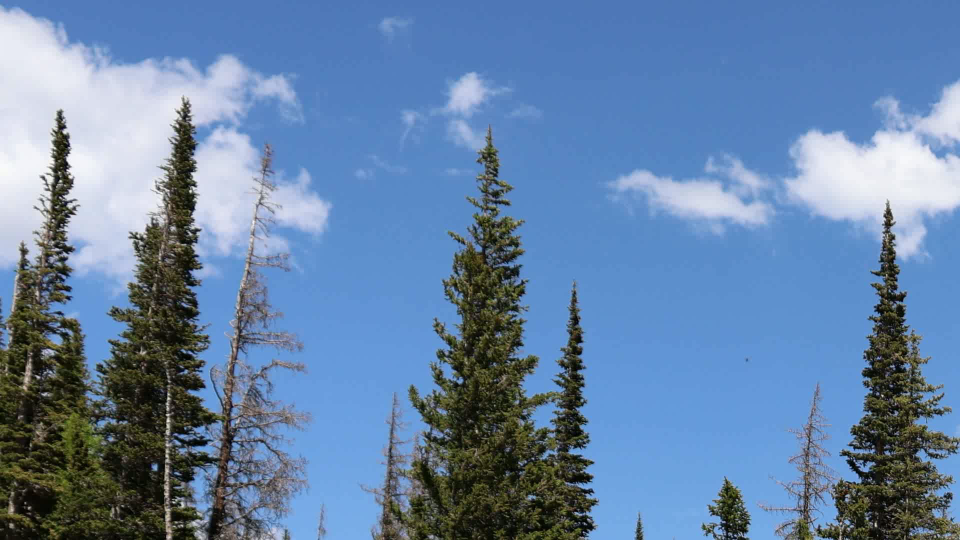
#> input picture extracted_frames/forest1/frame_0.png, 1920 x 1080 px (shown at 1/2 size)
$ python -i video_stitcher.py   (imports and definitions only)
#> lines starting #> are read from the running program, lines starting #| are printed output that depends on the picture
import cv2
import numpy as np
from feature_matching import detect_and_match_features, find_transformation

# [140 lines left out: functions stitch_images_linear, stitch_images_stack, not called in this run]


def stitch_images_divide_conquer(frames):
    print("cur_recurrence level: ", len(frames))
    if(len(frames) == 0):
        return None
    if(len(frames) == 1):
        return frames[0]
    if(len(frames) == 2):
        return stitch_two_frames(frames[1], frames[0], 50000)

    mid = len(frames) // 2
    left_res = stitch_images_divide_conquer(frames[:mid])
    right_res = stitch_images_divide_conquer(frames[mid:])

    return stitch_two_frames(right_res, left_res, 50000)

def stitch_two_frames(reference_panorama_highres, cur_frame_highres, feature_num=10000, scale_factor=0.5):
    # Create low resolution versions
    h, w = reference_panorama_highres.shape[:2]
    new_h, new_w = int(h * scale_factor), int(w * scale_factor)
    reference_panorama_lowres = cv2.resize(reference_panorama_highres, (new_w, new_h))

    h, w = cur_frame_highres.shape[:2]
    new_h, new_w = int(h * scale_factor), int(w * scale_factor)
    cur_frame_lowres = cv2.resize(cur_frame_highres, (new_w, new_h))

    # Get dimensions to calculate scaling factors
    h_ref_high, w_ref_high = reference_panorama_highres.shape[:2]
    h_ref_low, w_ref_low = reference_panorama_lowres.shape[:2]

    # Calculate scaling factors
    scale_factor_x = w_ref_high / w_ref_low
    scale_factor_y = h_ref_high / h_ref_low

    # Detect features and find matches on low-resolution images
    kp_cur, _, kp_prev, _, matches = detect_and_match_features(
        frame_cur=cur_frame_lowres,
        frame_prev=reference_panorama_lowres,
        feature_num=feature_num
    )

    # Find homography matrix for low-res images
    H_lowres, _ = find_transformation(kp_cur, kp_prev, matches)

    if H_lowres is None:
        print("Could not find homography, returning original reference panorama")
        return reference_panorama_highres

    # Create scaling matrices
    scale_matrix = np.array([
        [scale_factor_x, 0, 0],
        [0, scale_factor_y, 0],
        [0, 0, 1]
    ], dtype=np.float32)
    scale_matrix_inv = np.array([
        [1/scale_factor_x, 0, 0],
        [0, 1/scale_factor_y, 0],
        [0, 0, 1]
    ], dtype=np.float32)

    # Scale the homography matrix: H_highres = S * H_lowres * S^(-1)
    H_highres = scale_matrix @ H_lowres @ scale_matrix_inv

    # Create a new canvas based on the high-res images
    canvas_w, canvas_h, offset_x, offset_y = calculate_canvas_size(reference_panorama_highres, cur_frame_highres, H_highres)
    canvas = np.zeros((canvas_h, canvas_w, 3), dtype=np.uint8)

    h_ref, w_ref = reference_panorama_highres.shape[:2]
    canvas[offset_y:offset_y+h_ref, offset_x:offset_x+w_ref] = reference_panorama_highres

    Translation = np.array([
        [1, 0, offset_x],
        [0, 1, offset_y],
        [0, 0, 1]
    ], dtype=np.float32)

    H_combined = Translation @ H_highres

    # Warp the high-res current frame
    warped_cur_frame = np.zeros_like(canvas)
    warped_cur_frame = cv2.warpPerspective(
        cur_frame_highres,
        H_combined,
        (canvas_w, canvas_h),
        dst=warped_cur_frame,
        flags=cv2.INTER_LINEAR,
        borderMode=cv2.BORDER_TRANSPARENT
    )

    # Create warped mask and compute new area
    warped_mask = cv2.cvtColor(warped_cur_frame, cv2.COLOR_BGR2GRAY) > 0
    canvas[warped_mask] = warped_cur_frame[warped_mask]

    return canvas

# [33 lines left out: function calculate_canvas_size, not called in this run]

>>> import cv2
>>> picture = cv2.imread('../extracted_frames/forest1/frame_0.png', cv2.IMREAD_GRAYSCALE)
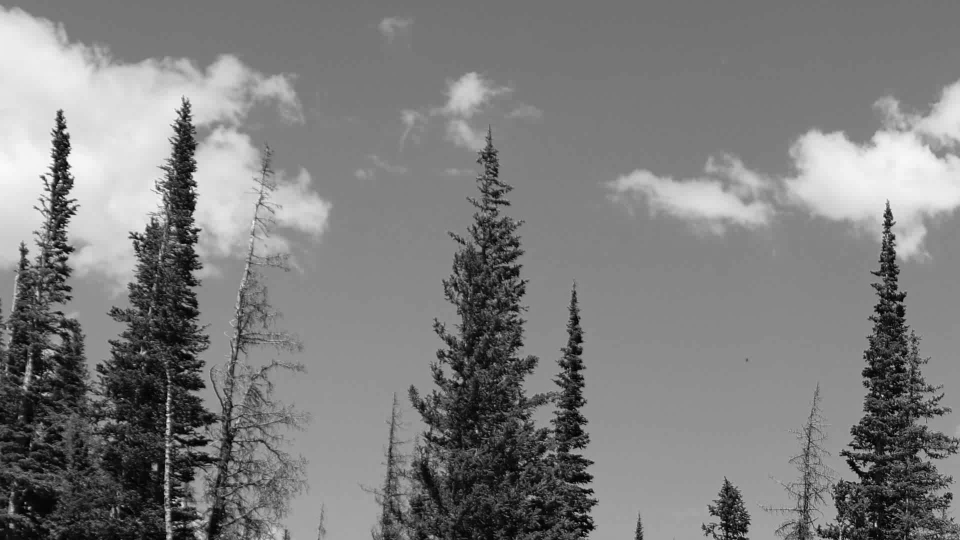
#> picture: shape (1080, 1920) (shown at 1/2 size); min 0, max 255, mean 125.9
>>> result = stitch_images_divide_conquer(picture)
#| cur_recurrence level:  1080
#> in stitch_images_divide_conquer, `mid = len(frames) // 2`: mid = 540
#| cur_recurrence level:  540
#| cur_recurrence level:  270
#| cur_recurrence level:  135
#| cur_recurrence level:  67
#| cur_recurrence level:  33
#| cur_recurrence level:  16
#| cur_recurrence level:  8
#| cur_recurrence level:  4
#| cur_recurrence level:  2
#> (the run stopped early here; a loop or call above may not have finished)

$ run again, on extracted_frames/forest1/frame_10.png
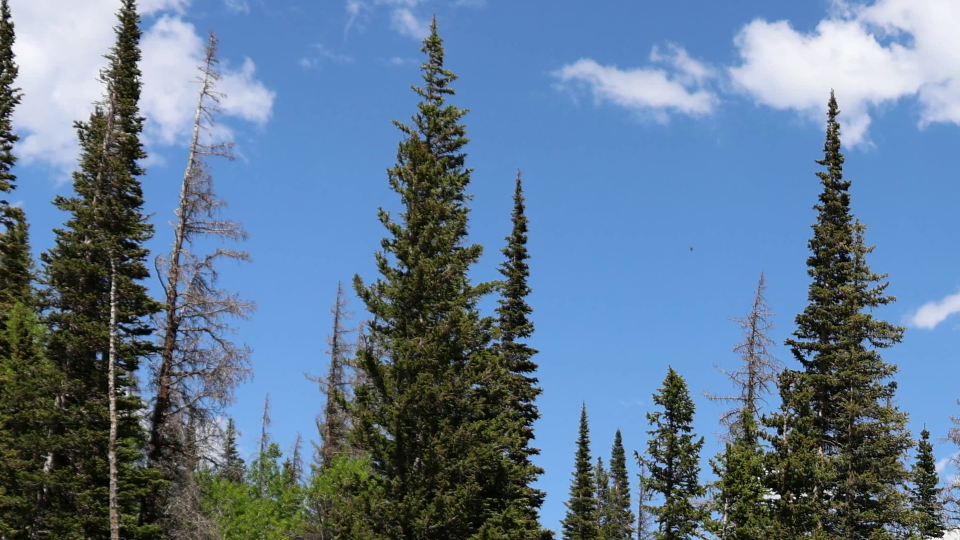
#> input picture extracted_frames/forest1/frame_10.png, 1920 x 1080 px (shown at 1/2 size)
#> `picture = cv2.imread('../extracted_frames/forest1/frame_0.png', cv2.IM..`:
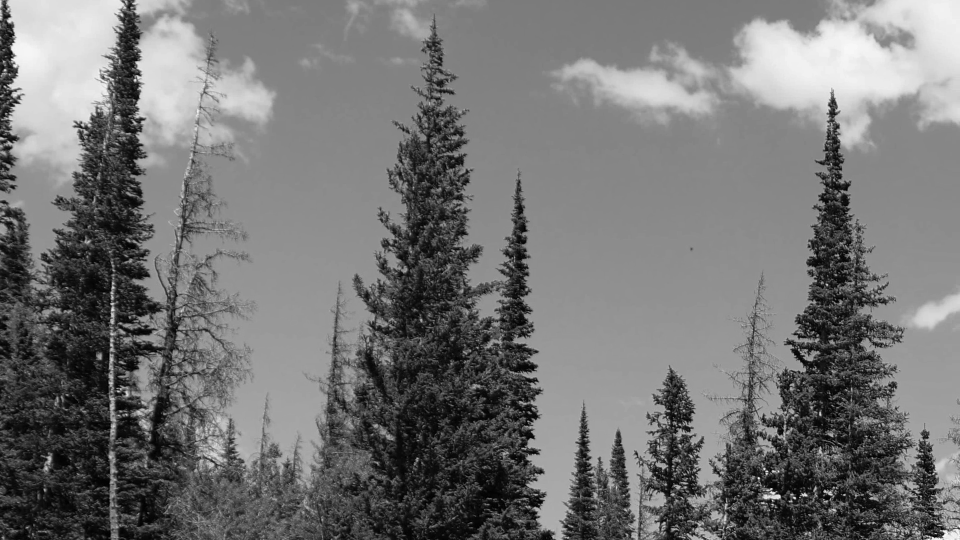
#> picture: shape (1080, 1920) (shown at 1/2 size); min 0, max 255, mean 116.1
#| cur_recurrence level:  1080
#> mid = 540
#| cur_recurrence level:  540
#| cur_recurrence level:  270
#| cur_recurrence level:  135
#| cur_recurrence level:  67
#| cur_recurrence level:  33
#| cur_recurrence level:  16
#| cur_recurrence level:  8
#| cur_recurrence level:  4
#| cur_recurrence level:  2
